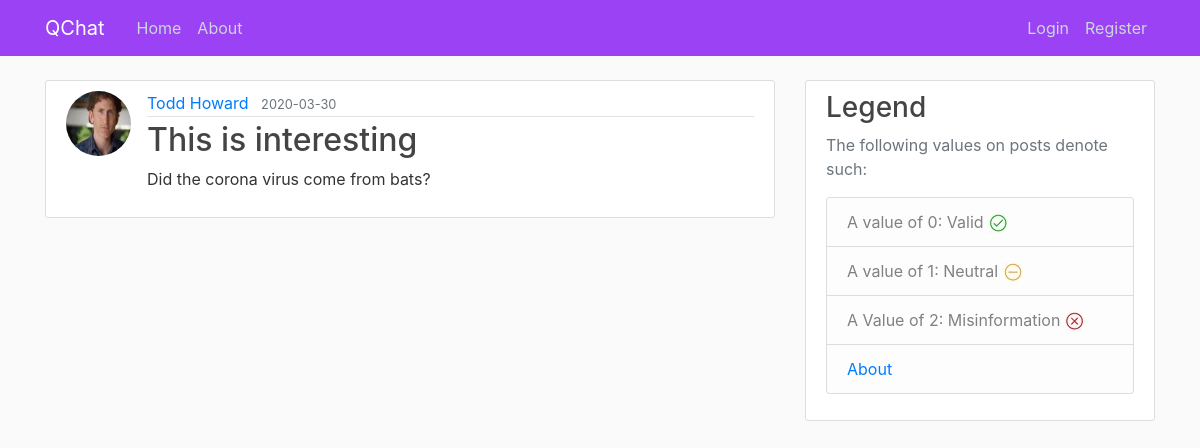
Page /post/33 on the committed database.
### app/models.py (models this page shows, shortened)
class User(db.Model, UserMixin):
    id = db.Column(db.Integer, primary_key=True)                                    # Primary Key
    username = db.Column(db.String(20), unique=True, nullable=False)                # Each User will have a username, with a max(20) characters, it must be unique, and Null is not allowed!
    email = db.Column(db.String(120), unique=True, nullable=False)                  # Each User will have an email, with a max(120) characters, it must be unique, and Null is not allowed!
    image_file = db.Column(db.String(20), nullable=False, default='default.jpg')    # Each User will have a defualt profile Image, so uniqueness does not apply, since Null is not allowed!
    password = db.Column(db.String(60), nullable=False)                             # Each User will have passwords, with a max(60) characters, uniqueness does not apply, and Null is not allowed!
    posts = db.relationship('Post', backref='author', lazy=True)                    # This is linked to Posts, Lazy Evaluation is set to: True

class Post(db.Model):
    id = db.Column(db.Integer, primary_key=True)                                    # Primary Key
    title = db.Column(db.String(100), nullable=False)                               # Each Post will have a title, with a max(100) characters, uniqueness does not apply, and Null is not allowed!
    date_posted = db.Column(db.DateTime, nullable=False, default=datetime.utcnow)   # Each Post will have a date_posted, with DateTime set to utcnow, current time, and Null is not allowed!
    content = db.Column(db.Text, nullable=False)                                    # Each Post will have a content with no character limit, and Null is not allowed!
    user_id = db.Column(db.Integer, db.ForeignKey('user.id'), nullable=False)       # This is using the user id as a ForeignKey, each post must have an Author, so Null is not allowed!

### app/posts/routes.py (the view)
@posts.route('/post/<int:post_id>')
def post(post_id):
    post = Post.query.get_or_404(post_id)
    return render_template('post.html', title=post.title, post=post)

### app/templates/post.html (shortened to what this page needs)
{% extends "template.html" %}
{% block content %}
    <article class="media content-section">
        <img class="rounded-circle article-img" src="{{ url_for('static', filename='profile_images/' + post.author.image_file ) }}">
        <div class="media-body">
            <div class="article-metadata">
                <a class="mr-2" href="{{ url_for('users.user_posts', username=post.author.username) }}">{{ post.author.username }}</a>
                <small class="text-muted">{{ post.date_posted.strftime('%Y-%m-%d') }}</small>
            </div>
            <h2 class="article-title"> {{ post.title }} </h2>
            <p class="article-content">{{ post.content }}</p>
        </div>
    </article>
{% endblock content %}

### app/static/main.css (style rules this page uses)
body { background: #fafafa; color: #333333; margin-top: 5rem; }
h1, h2, h3, h4, h5, h6 { color: #444444; }
.content-section { background: #ffffff; padding: 10px 20px; border: 1px solid #dddddd; border-radius: 3px; margin-bottom: 20px; }
.article-title { color: #444444; }
.article-content { white-space: pre-line; }
.article-img { height: 65px; width: 65px; margin-right: 16px; }
.article-metadata { padding-bottom: 1px; margin-bottom: 4px; border-bottom: 1px solid #e3e3e3 }

### rows in the picture
User: image_file (picture), author.username "Todd Howard"
Post: date_posted "2020-03-30", title "This is interesting", content "Did the corona virus come from bats?"
